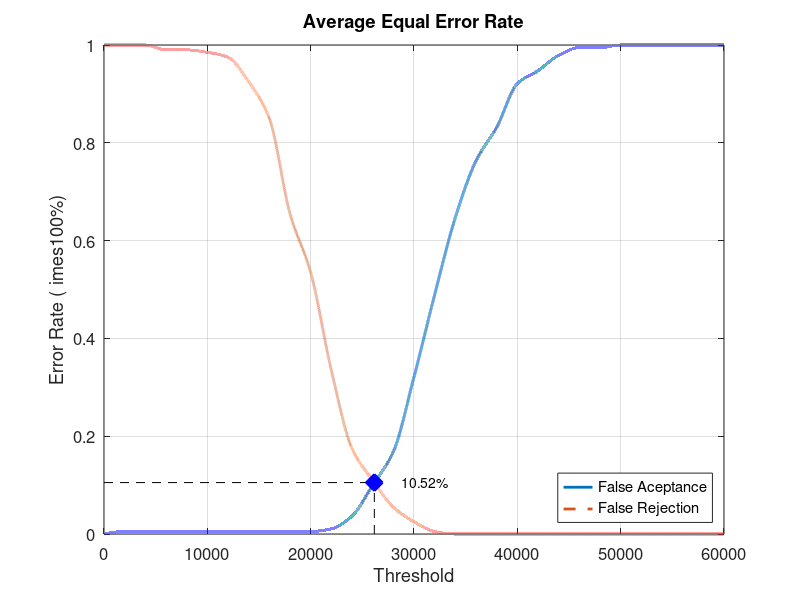
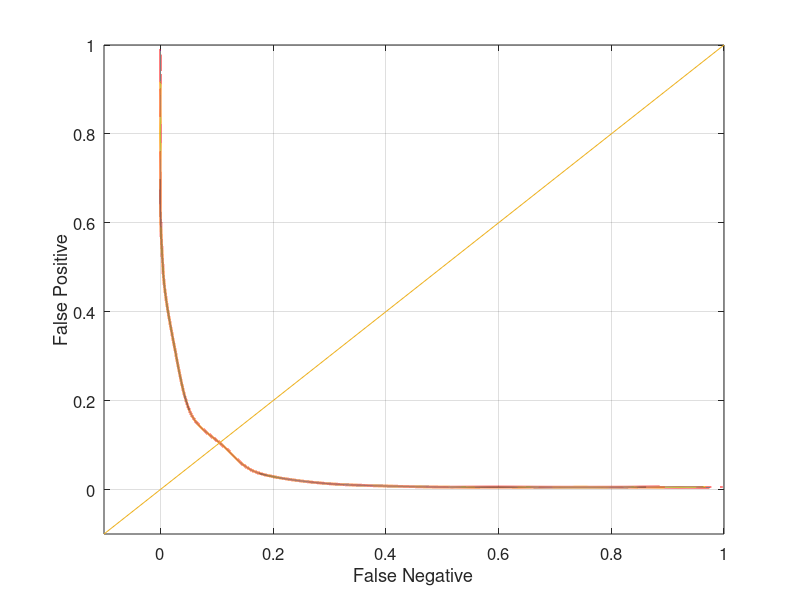

The MATLAB source for these figures, in order:
close all;
clear;
clc;
x = 0:2000:60000;
xq = 0:0.5:60000;

y0 = [0 0.00526316 0.00526316 0.00526316 0.00526316 0.00526316 0.00526316 0.00526316 0.00526316 0.00526316 0.00526316 0.0105263 0.0368421 0.1 0.168421 0.321053 0.489474 0.647368 0.763158 0.831579 0.921053 0.947368 0.978947 0.994737 0.994737 1 1 1 1 1 1]
yy0 = interp1(x, y0, xq, 'pchip');
y1 = [1 1 1 0.99 0.99 0.985 0.975 0.925 0.85 0.655 0.535 0.335 0.175 0.11 0.055 0.025 0.005 0 0 0 0 0 0 0 0 0 0 0 0 0 0]
yy1 = interp1(x, y1, xq, 'pchip');

% Calculating EER: 
y2 = abs(y0 - y1);
find(y2 == min(y2))
yy2 = abs(yy0 - yy1);
xEER = find(yy2 == min(yy2));
xEERIndex = xq(xEER) % X-axis EER
yEER = yy0(xEER) % Y-axis EER

main = figure
plot(xq, yy0,'-','LineWidth', 2);	hold on
plot(xq, yy1,'--','LineWidth', 2);	hold on
plot([xEERIndex xEERIndex], [0 yEER], 'k--');	hold on
plot([0 xEERIndex], [yEER yEER], 'k--');	hold on
plot(xEERIndex, yEER, 'bx', 'LineWidth', 10);	hold on
text(xEERIndex + 10 * xEERIndex / 100, yEER, [num2str(round((10000 * yEER)) / 100) '%'])
legend('False Aceptance', 'False Rejection', 'Location', 'SouthEast')
xlabel('Threshold')
ylabel('Error Rate (	imes100%)')
title('Average Equal Error Rate')
set(gca, 'FontSize', 12)
axis([0 60000 0 1])
grid on

print(main, 'Database2_3Main', '-dpng');
FNRxFPR = figure('Color', [1 1 1]);
plot(yy1, yy0, '-', yy1, yy0, 'LineWidth', 2);
hold on
y = -0.1:0.1:1
plot(y, y); 
set(gca, 'FontSize', 12)
xlabel('False Negative')
ylabel('False Positive')
axis([-0.1 1 -0.1 1])
set(gca, 'FontSize', 12)
grid on

print(FNRxFPR, 'Database2_3FNRxFPR','-dpng');
